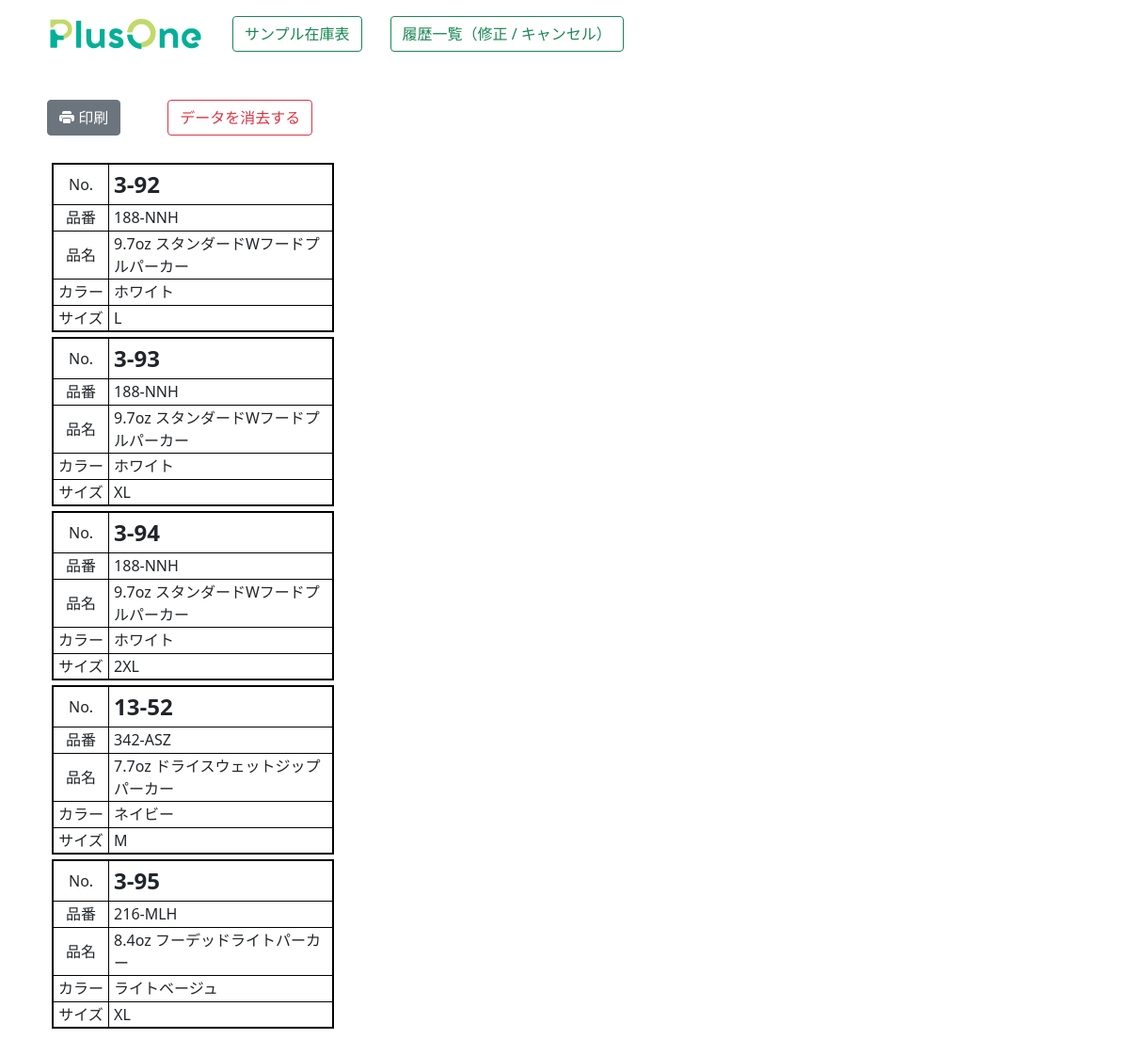
The app's page /zaiko2/label_print/ with its own data.
### zaiko/models.py (models this page shows, shortened)
class Label(models.Model):
    sample_num=models.CharField("サンプルNo",max_length=20)
    shouhin_num=models.CharField("商品番号",max_length=20)
    shouhin_name=models.CharField("商品名",max_length=255)
    color=models.CharField("カラー",max_length=255)
    size=models.CharField("サイズ",max_length=20)

### zaiko2/views.py (the view)
# urls.py: path('label_print/', label_print, name="label_print"),
def label_print(request):
    items=Label.objects.all()
    if items.count() > 16:
        items1=items[:8]
        items2=items[7:16]
        items3=items[15:]
        params={"items1":items1,"items2":items2,"items3":items3,"col":3}
    elif items.count() >8:
        items1=items[:8]
        items2=items[8:16]
        params={"items1":items1,"items2":items2,"col":2}
    else:
        items1=items[:8]
        params={"items1":items1,"col":1}
    kanri=0
    if request.user.username == "p1masao":
        kanri=1
    params["kanri"]=kanri
    return render(request,"zaiko2/label.html",params)

### zaiko2/templates/zaiko2/label.html (shortened to what this page needs)
{% load static %}
<!DOCTYPE html>
<html lang="ja">
<head>
    <link rel="stylesheet" href="{% static 'main.css' %}">
    <link href="https://cdn.jsdelivr.net/npm/bootstrap@5.0.2/dist/css/bootstrap.min.css" rel="stylesheet">
    <link rel="stylesheet" href="https://cdn.jsdelivr.net/npm/bootstrap-icons@1.8.0/font/bootstrap-icons.css">
</head>
<body>
    <div class="container mt-3 mb-5">
        <div style="margin: 0 auto; justify-content: center; width: 1100px;">
            {% include "zaiko/menu.html" with kanri=kanri %}
            <div class="flex2" style="margin-top: 50px;">
                <div><button type="button" class="btn btn-secondary" id="print"><i class="bi bi-printer-fill"></i> 印刷</button></div>
                <div style="margin-left: 50px;">
                    <a href="{% url 'zaiko2:label_del' %}">
                        <button type="button" class="btn btn-outline-danger" onclick="return confirm('本当に消去しますか？')" >データを消去する</button>
                    </a>
                </div>
            </div>
            <div class="flex_print mt-4">
                <div>
                    <div style="width:310px; display: inline;">
                        {% for i in items1 %}
                        <table style="width:300px;margin: 5px;border: #000000 2px solid;">
                            <tr><td style="width: 20%; height: 43px; text-align: center;">No.</td><td style="width: 80%;font-weight: bold;font-size: 1.5em;padding-left: 5px;">{{i.sample_num}}</td></tr>
                            <tr><td style="height: 28px;text-align: center;">品番</td><td style="padding-left: 5px;">{{i.shouhin_num}}</td></tr>
                            <tr><td style="height: 28px;text-align: center;">品名</td><td style="padding-left: 5px;">{{i.shouhin_name}}</td></tr>
                            <tr><td style="height: 28px;text-align: center;">カラー</td><td style="padding-left: 5px;">{{i.color}}</td></tr>
                            <tr><td style="height: 28px;text-align: center;;">サイズ</td><td style="padding-left: 5px;">{{i.size}}</td></tr>
                        </table>
                        {% endfor %}
                    </div>
                </div>
            </div>
        </div>
    </div>
</body>
</html>

### zaiko/static/main.css (style rules this page uses)
.flex2,.menu { display: flex; flex-wrap: wrap; align-items: center; }
.flex_print { display: flex; flex-wrap: wrap; margin: 0 auto; }

### zaiko2/templates/zaiko2/label.html (style rules this page uses)
table, td, th { border: 1px #000000 solid; font-size:auto; }

### records on screen
Label: sample_num "3-92", shouhin_num "188-NNH", shouhin_name "9.7oz スタンダードWフードプルパーカー", color "ホワイト", size "L"
Label: sample_num "3-93", shouhin_num "188-NNH", shouhin_name "9.7oz スタンダードWフードプルパーカー", color "ホワイト", size "XL"
Label: sample_num "3-94", shouhin_num "188-NNH", shouhin_name "9.7oz スタンダードWフードプルパーカー", color "ホワイト", size "2XL"
Label: sample_num "13-52", shouhin_num "342-ASZ", shouhin_name "7.7oz ドライスウェットジップパーカー", color "ネイビー", size "M"
Label: sample_num "3-95", shouhin_num "216-MLH", shouhin_name "8.4oz フーデッドライトパーカー", color "ライトベージュ", size "XL"
